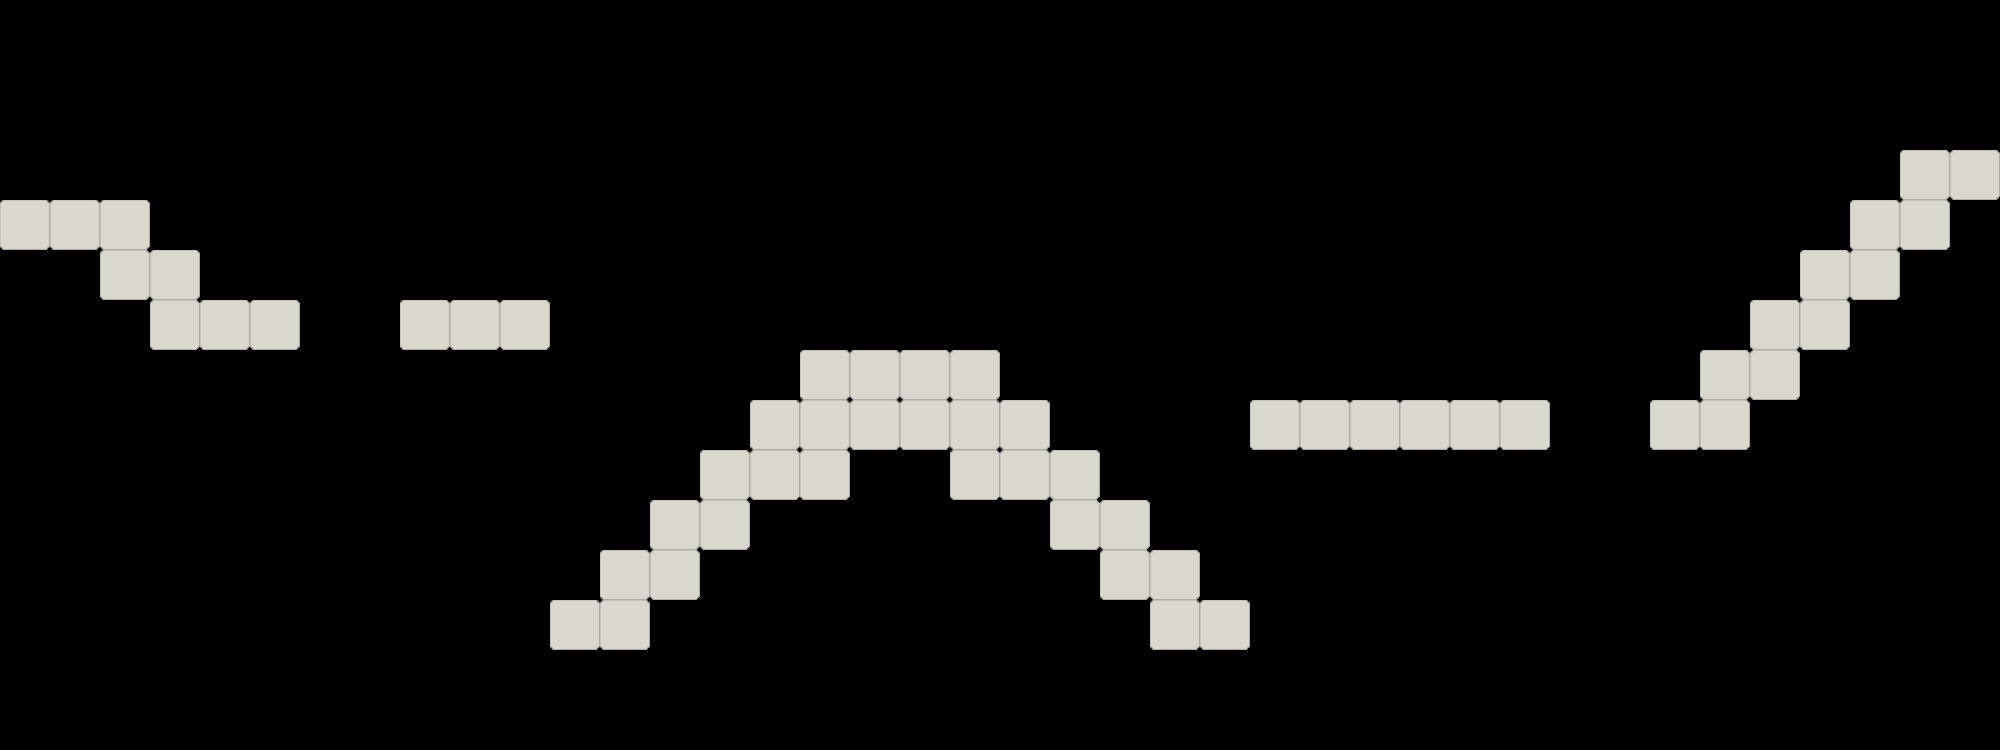

This game map was drawn from its Tiled (.tmx) file and the tilesets committed beside it. A one-line description and the full map source follow:
An orthogonal 40x15 tile map with 50x50 px tiles, 1 tile layer (ground) and 3 objects (P1 Spawn, Spikes, Heart).

<map version="1.8" tiledversion="1.8.4" orientation="orthogonal" renderorder="right-down" width="40" height="15" tilewidth="50" tileheight="50" infinite="0" nextlayerid="3" nextobjectid="5">
 <editorsettings>
  <export target="assets/level1Map.json" format="json" />
 </editorsettings>
 <tileset firstgid="1" name="Final_sheet" tilewidth="50" tileheight="50" tilecount="112" columns="14">
  <image source="assets/Final_sheet.png" width="700" height="400" />
  <tile id="68">
   <properties>
    <property name="collides" type="bool" value="true" />
   </properties>
  </tile>
 </tileset>
 <layer id="1" name="ground" width="40" height="15" locked="1">
  <data encoding="csv">
0,0,0,0,0,0,0,0,0,0,0,0,0,0,0,0,0,0,0,0,0,0,0,0,0,0,0,0,0,0,0,0,0,0,0,0,0,0,0,0,
0,0,0,0,0,0,0,0,0,0,0,0,0,0,0,0,0,0,0,0,0,0,0,0,0,0,0,0,0,0,0,0,0,0,0,0,0,0,0,0,
0,0,0,0,0,0,0,0,0,0,0,0,0,0,0,0,0,0,0,0,0,0,0,0,0,0,0,0,0,0,0,0,0,0,0,0,0,0,0,0,
0,0,0,0,0,0,0,0,0,0,0,0,0,0,0,0,0,0,0,0,0,0,0,0,0,0,0,0,0,0,0,0,0,0,0,0,0,0,69,69,
69,69,69,0,0,0,0,0,0,0,0,0,0,0,0,0,0,0,0,0,0,0,0,0,0,0,0,0,0,0,0,0,0,0,0,0,0,69,69,0,
0,0,69,69,0,0,0,0,0,0,0,0,0,0,0,0,0,0,0,0,0,0,0,0,0,0,0,0,0,0,0,0,0,0,0,0,69,69,0,0,
0,0,0,69,69,69,0,0,69,69,69,0,0,0,0,0,0,0,0,0,0,0,0,0,0,0,0,0,0,0,0,0,0,0,0,69,69,0,0,0,
0,0,0,0,0,0,0,0,0,0,0,0,0,0,0,0,69,69,69,69,0,0,0,0,0,0,0,0,0,0,0,0,0,0,69,69,0,0,0,0,
0,0,0,0,0,0,0,0,0,0,0,0,0,0,0,69,69,69,69,69,69,0,0,0,0,69,69,69,69,69,69,0,0,69,69,0,0,0,0,0,
0,0,0,0,0,0,0,0,0,0,0,0,0,0,69,69,69,0,0,69,69,69,0,0,0,0,0,0,0,0,0,0,0,0,0,0,0,0,0,0,
0,0,0,0,0,0,0,0,0,0,0,0,0,69,69,0,0,0,0,0,0,69,69,0,0,0,0,0,0,0,0,0,0,0,0,0,0,0,0,0,
0,0,0,0,0,0,0,0,0,0,0,0,69,69,0,0,0,0,0,0,0,0,69,69,0,0,0,0,0,0,0,0,0,0,0,0,0,0,0,0,
0,0,0,0,0,0,0,0,0,0,0,69,69,0,0,0,0,0,0,0,0,0,0,69,69,0,0,0,0,0,0,0,0,0,0,0,0,0,0,0,
0,0,0,0,0,0,0,0,0,0,0,0,0,0,0,0,0,0,0,0,0,0,0,0,0,0,0,0,0,0,0,0,0,0,0,0,0,0,0,0,
0,0,0,0,0,0,0,0,0,0,0,0,0,0,0,0,0,0,0,0,0,0,0,0,0,0,0,0,0,0,0,0,0,0,0,0,0,0,0,0
</data>
 </layer>
 <objectgroup id="2" name="Object">
  <object id="1" name="P1 Spawn" x="62" y="176">
   <point />
  </object>
  <object id="3" name="Spikes" gid="83" x="879" y="351" width="50" height="50" />
  <object id="4" name="Heart" gid="10" x="889" y="291" width="26" height="24" />
 </objectgroup>
</map>